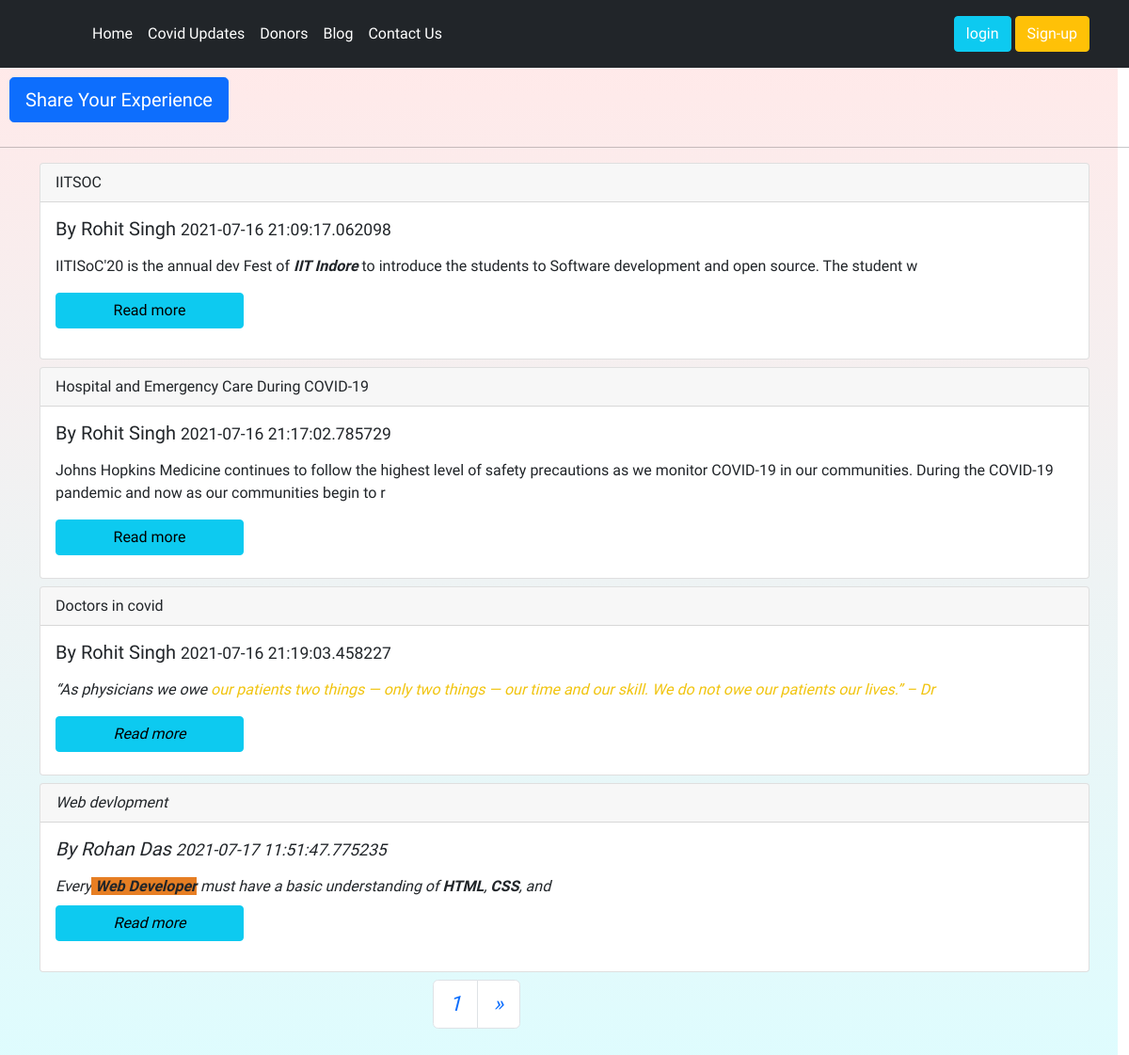
Screenshot of /blog/ with the database file from the repository.
### blog/models.py (models this page shows, shortened)
class Post(models.Model):
    sno=models.AutoField(primary_key=True)
    title=models.CharField(max_length=255)
    author=models.CharField(max_length=50)
    authorUsername=models.CharField(max_length=50, default="")
    Timestamp=models.CharField(max_length=50)
    content=models.TextField()

### blog/views.py (the view)
# urls.py: path('', views.blogHome, name='blogHome'),
def blogHome(request):
    post = Post.objects.all().order_by('sno')
    paginator = Paginator(post, 4)
    Page_number = request.GET.get('page')
    Page_obj = paginator.get_page(Page_number)
    return render(request, 'blog/blogHome.html', {"page_obj": Page_obj})

### templates/blog/blogHome.html (shortened to what this page needs)
{% extends 'base.html' %}
{% block body %}
<a href="/blog/addblog">
  <button type="button" id="share" class="btn btn-lg btn-primary">Share Your Experience</button>
</a>
<hr>
<div class="container">
  {% for post in page_obj %}
  <div class="card my-2 cardd {% cycle 'left1' 'right1' 'left2' 'right2' %}">
    <div class="card-header">
      {{post.title}}
    </div>
    <div class="card-body">
      <h5 class="card-title">By {{post.author}} <small>{{post.Timestamp}} </small></h5>
      <p class="card-text">
        {% autoescape off %}{{post.content|slice:200}}{% endautoescape %}
      </p>
      <a href="/blog/{{post.sno}}" class="btn btn-info my-2 block">Read more</a>
    </div>
  </div>
  {% endfor %}
  <div id="pagination">
    <nav aria-label="Page navigation example">
      <ul class="pagination">
        <li class="page-item  right2"><a class="page-link" href="#">{{page_obj.number}}</a></li>
        {% if page_obj.has_next %}
        <li class="page-item  right2">
          <a class="page-link" href="?page={{page_obj.next_page_number}}" aria-label="Next">
            <span aria-hidden="true">&raquo;</span>
          </a>
          {% endif %}
        </li>
      </ul>
    </nav>
  </div>
</div>
{% endblock %}

### templates/blog/blogHome.html (style rules this page uses)
#pagination { margin: auto; width: 200px; zoom: 1.4; }
#share { margin: 10px; }
.left1 { animation: left1 0.3s ease-out 1 forwards; }
.right1 { position: relative; right: -200px; visibility: hidden; animation: right1 0.3s ease-out 1 0.2s forwards; }
.left2 { animation: left1 0.3s ease-out 1 0.5s forwards; right: 200px; visibility: hidden; }
.right2 { position: relative; right: -200px; visibility: hidden; animation: right1 0.3s ease-in 1 0.7s forwards; }
.block { display: block; width: 200px; }

### templates/base.html (style rules this page uses)
* { font-family: 'Baloo Bhai 2', cursive; padding: 0; margin: 0; z-index: 1; }
a { text-decoration: none; color: white; font: weight 9px; }

### rows the page displays
Post: title "IITSOC", author "Rohit Singh", Timestamp "2021-07-16 21:09:17.062098", content "IITISoC'20 is the annual dev Fest of IIT Indore to introduce the students to Software development and open source. The student w"
Post: title "Hospital and Emergency Care During COVID-19", author "Rohit Singh", Timestamp "2021-07-16 21:17:02.785729", content "Johns Hopkins Medicine continues to follow the highest level of safety precautions as we monitor COVID-19 in our communities. During the COVID-19 pandemic and now as our communities begin to r"
Post: title "Doctors in covid", author "Rohit Singh", Timestamp "2021-07-16 21:19:03.458227", content "“As physicians we owe our patients two things — only two things — our time and our skill. We do not owe our patients our lives.” – Dr"
Post: title "Web devlopment", author "Rohan Das", Timestamp "2021-07-17 11:51:47.775235", content "Every Web Developer must have a basic understanding of HTML , CSS , and"

### other values shown
{{ page_obj.number }} "1"
